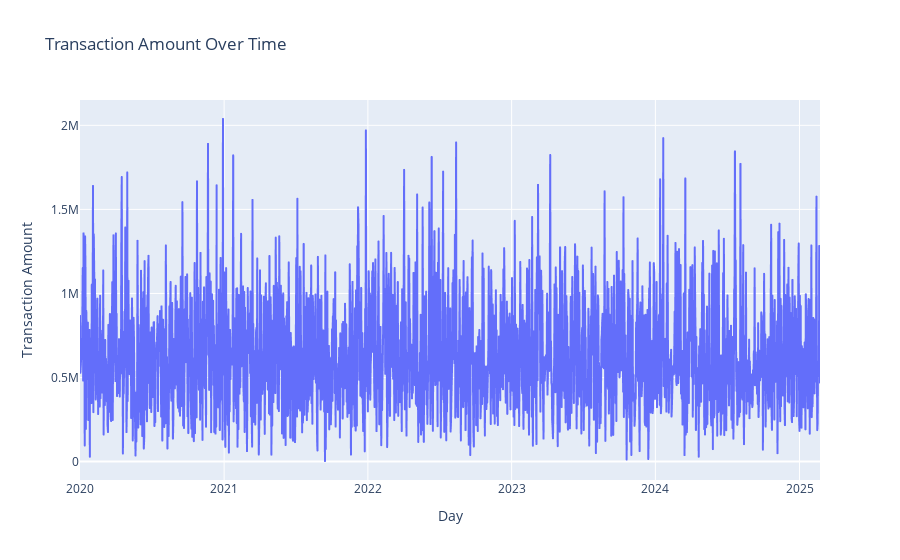

Notebook cell for this chart:
### Code cell
d2=data.groupby('Day')['Transaction Amount'].sum().reset_index()
fig2 = px.line(d2,
              x='Day',
              y='Transaction Amount',
              title="Transaction Amount Over Time")
fig2

### Figure 1 — Plotly figure (JSON) as saved in the notebook; plotly's stock layout.template omitted (floating-point values rounded to 4 significant figures; data arrays with more than 128 entries replaced by an {"elided": "..."} marker saying what was removed)
{"data": [{"hovertemplate": "Day=%{x}<br>Transaction Amount=%{y}<extra></extra>", "legendgroup": "", "line": {"color": "#636efa", "dash": "solid"}, "marker": {"symbol": "circle"}, "mode": "lines", "name": "", "showlegend": false, "type": "scattergl", "x": {"elided": "1877 str values"}, "xaxis": "x", "y": {"elided": "1877 float values"}, "yaxis": "y"}], "layout": {"legend": {"tracegroupgap": 0}, "title": {"text": "Transaction Amount Over Time"}, "xaxis": {"anchor": "y", "domain": [0, 1], "title": {"text": "Day"}}, "yaxis": {"anchor": "x", "domain": [0, 1], "title": {"text": "Transaction Amount"}}}}
